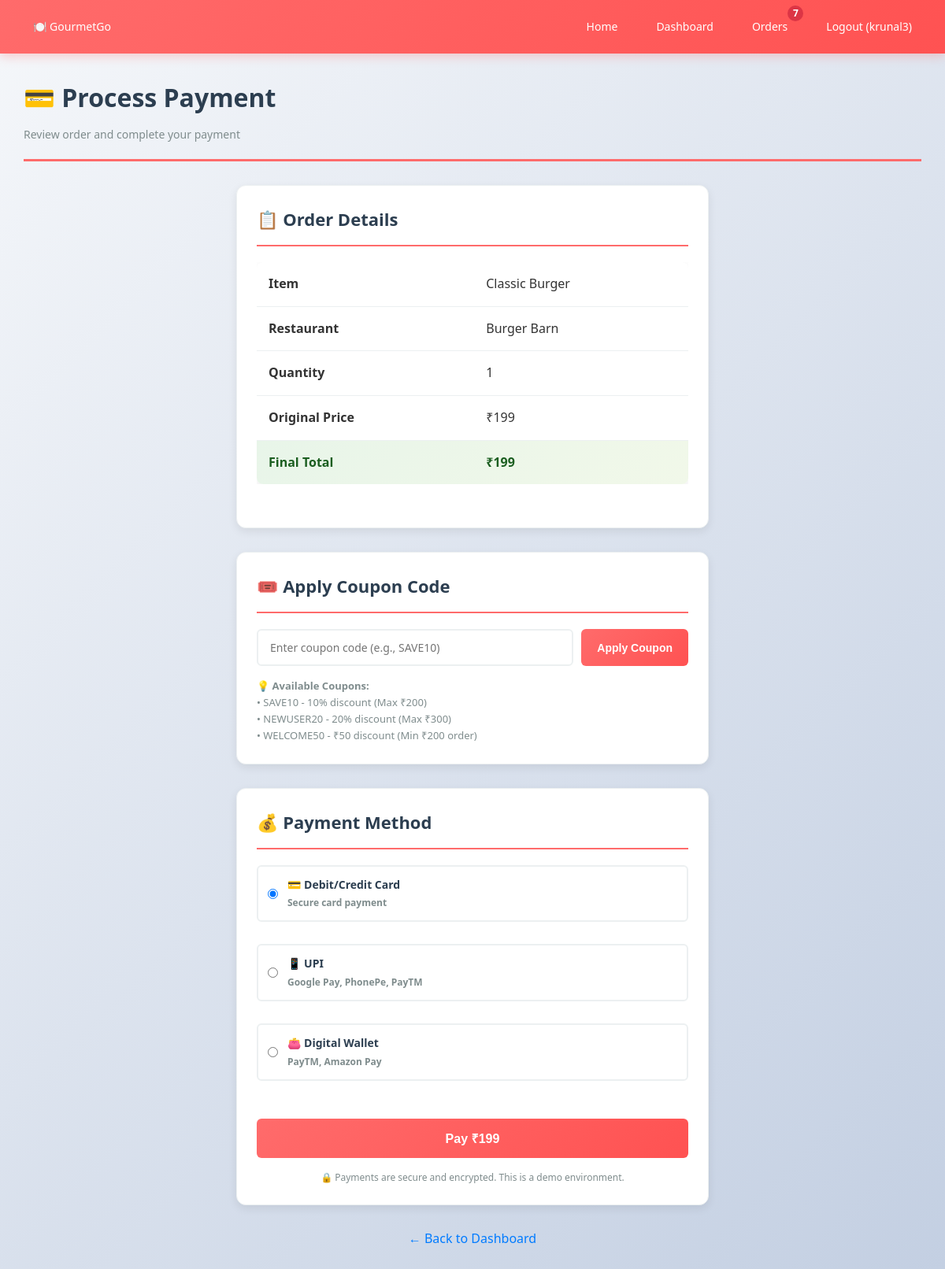
The page /payment/10/ (signed in) on the database its author committed.
### core/models.py (models this page shows, shortened)
class Order(models.Model):
    STATUS_CHOICES = (
        ('pending', 'Pending'),
        ('accepted', 'Accepted'),
        ('out_for_delivery', 'Out for Delivery'),
        ('delivered', 'Delivered'),
    )
    customer = models.ForeignKey(User, on_delete=models.CASCADE)
    restaurant = models.ForeignKey(Restaurant, on_delete=models.CASCADE)
    item = models.ForeignKey(Menu, on_delete=models.CASCADE)
    quantity = models.IntegerField(default=1)
    total_price = models.IntegerField()
    discount = models.IntegerField(default=0)  # Discount amount in rupees
    coupon = models.ForeignKey('Coupon', on_delete=models.SET_NULL, blank=True, null=True)
    status = models.CharField(max_length=30, choices=STATUS_CHOICES, default='pending')
    payment_status = models.BooleanField(default=False)
    created_at = models.DateTimeField(auto_now_add=True)

class Menu(models.Model):
    restaurant = models.ForeignKey(Restaurant, on_delete=models.CASCADE)
    item_name = models.CharField(max_length=100)
    description = models.TextField(blank=True)
    price = models.IntegerField()
    available = models.BooleanField(default=True)

class Restaurant(models.Model):
    owner = models.OneToOneField(User, on_delete=models.CASCADE)
    name = models.CharField(max_length=100)
    location = models.CharField(max_length=200)
    rating = models.FloatField(default=0)

### core/views.py (the view, shortened to what this page needs)
# urls.py: path('payment/<int:order_id>/', views.process_payment, name='process_payment'),
@login_required
def process_payment(request, order_id):
    order = get_object_or_404(Order, id=order_id, customer=request.user)
    return render(request, 'payment/payment.html', {'order': order})

### templates/payment/payment.html (shortened to what this page needs)
{% extends 'base.html' %}
{% block content %}
<div class="page-header">
    <h1>💳 Process Payment</h1>
    <p>Review order and complete your payment</p>
</div>
<div style="max-width: 600px; margin: 0 auto;">
    <div class="section">
        <h2>📋 Order Details</h2>
        <div class="table-container">
            <table>
                <tbody>
                    <tr>
                        <td><strong>Item</strong></td>
                        <td>{{ order.item.item_name }}</td>
                    </tr>
                    <tr>
                        <td><strong>Restaurant</strong></td>
                        <td>{{ order.restaurant.name }}</td>
                    </tr>
                    <tr>
                        <td><strong>Quantity</strong></td>
                        <td>{{ order.quantity }}</td>
                    </tr>
                    <tr>
                        <td><strong>Original Price</strong></td>
                        <td>₹{{ order.total_price }}</td>
                    </tr>
                    <tr class="total-row">
                        <td><strong>Final Total</strong></td>
                        <td>
                            <strong>₹{% widthratio order.total_price 1 1 %}{% if order.discount %}-{{ order.discount }}{% endif %}</strong>
                        </td>
                    </tr>
                </tbody>
            </table>
        </div>
    </div>
    <div class="section">
        <h2>🎟️ Apply Coupon Code</h2>
        <form method="POST">
            <div class="coupon-input-group">
                <input type="text" name="coupon_code" placeholder="Enter coupon code (e.g., SAVE10)" required>
                <button type="submit" class="btn">Apply Coupon</button>
            </div>
        </form>
        <p style="font-size: 13px; color: #7f8c8d; margin-top: 10px;">
            💡 <strong>Available Coupons:</strong>
            <br>• SAVE10 - 10% discount (Max ₹200)
            <br>• NEWUSER20 - 20% discount (Max ₹300)
            <br>• WELCOME50 - ₹50 discount (Min ₹200 order)
        </p>
    </div>
    <div class="section">
        <h2>💰 Payment Method</h2>
        <form method="POST">
            <div class="radio-group">
                <label class="radio-option">
                    <input type="radio" name="payment_method" value="card" checked required>
                    <label style="margin: 0;"><strong>💳 Debit/Credit Card</strong><br><span style="font-size: 12px; color: #7f8c8d;">Secure card payment</span></label>
                </label>
            </div>
            <div class="radio-group">
                <label class="radio-option">
                    <input type="radio" name="payment_method" value="upi" required>
                    <label style="margin: 0;"><strong>📱 UPI</strong><br><span style="font-size: 12px; color: #7f8c8d;">Google Pay, PhonePe, PayTM</span></label>
                </label>
            </div>
            <div class="radio-group">
                <label class="radio-option">
                    <input type="radio" name="payment_method" value="wallet" required>
                    <label style="margin: 0;"><strong>👛 Digital Wallet</strong><br><span style="font-size: 12px; color: #7f8c8d;">PayTM, Amazon Pay</span></label>
                </label>
            </div>
            <button type="submit" class="btn" style="width: 100%; padding: 14px; font-size: 16px; margin-top: 20px;">
                Pay ₹{{ order.total_price|add:order.discount|add:0 }}
            </button>
        </form>
        <p style="text-align: center; margin-top: 15px; color: #7f8c8d; font-size: 12px;">
            🔒 Payments are secure and encrypted. This is a demo environment.
        </p>
    </div>
    <div style="text-align: center; margin-top: 20px;">
        <a href="{% url 'dashboard' %}" style="color: #007bff; text-decoration: none; font-weight: 500;">← Back to Dashboard</a>
    </div>
</div>
{% endblock %}

### templates/base.html (shortened to what this page needs)
<!DOCTYPE html>
<html lang="en">
<head>
    {% load static %}
    <link rel="stylesheet" href="{% static 'core/css/style.css' %}">
</head>
<body>
<nav class="nav">
    <a href="/" class="nav-brand">🍽️ GourmetGo</a>
    <div class="nav-links">
        <a href="/">Home</a>
        {% if user.is_authenticated %}
            <a href="{% url 'dashboard' %}">Dashboard</a>
            {% if user.profile.role == 'customer' %}
                <a href="{% url 'my_orders' %}" style="position: relative;">
                    Orders
                    {% with pending_orders=user.order_set.all|dictsort:"status"|length %}
                        {% if pending_orders %}
                        <span style="position: absolute; top: -8px; right: -8px; background: #dc3545; color: white; border-radius: 50%; width: 20px; height: 20px; display: flex; align-items: center; justify-content: center; font-size: 12px; font-weight: bold;">{{ pending_orders }}</span>
                        {% endif %}
                    {% endwith %}
                </a>
            {% endif %}
            <a href="{% url 'logout' %}">Logout ({{ user.username }})</a>
        {% else %}
            <a href="{% url 'login' %}">Login</a>
            <a href="{% url 'register' %}">Register</a>
        {% endif %}
    </div>
</nav>
<div class="container">
    {% block content %}{% endblock %}
</div>
</body>
</html>

### static/core/css/style.css (style rules this page uses)
* { margin: 0; padding: 0; box-sizing: border-box; }
body { font-family: 'Segoe UI', Tahoma, Geneva, Verdana, sans-serif; background: linear-gradient(135deg, #f5f7fa 0%, #c3cfe2 100%); color: #333; line-height: 1.6; min-height: 100vh; }
html { scroll-behavior: smooth; }
.nav { background: linear-gradient(135deg, #ff6b6b 0%, #ff5252 100%); color: white; padding: 15px 30px; display: flex; justify-content: space-between; align-items: center; box-shadow: 0 4px 12px rgba(255, 107, 107, 0.3); position: sticky; top: 0; z-index: 100; }
.nav-brand { font-size: 24px; font-weight: bold; text-decoration: none; color: white; }
.nav-links { display: flex; gap: 25px; }
.nav a { color: white; text-decoration: none; font-size: 14px; font-weight: 500; transition: all 0.3s ease; padding: 8px 12px; border-radius: 4px; position: relative; }
.container { padding: 30px; max-width: 1200px; margin: 0 auto; }
.page-header { margin-bottom: 30px; padding-bottom: 20px; border-bottom: 3px solid #ff6b6b; }
.page-header h1 { font-size: 32px; color: #2c3e50; margin-bottom: 10px; }
.page-header p { color: #7f8c8d; font-size: 14px; }
.btn { display: inline-block; background: linear-gradient(135deg, #ff6b6b 0%, #ff5252 100%); color: white; padding: 10px 20px; border-radius: 6px; text-decoration: none; font-weight: 600; font-size: 14px; transition: all 0.3s ease; border: none; cursor: pointer; }
label { display: block; margin-bottom: 8px; font-weight: 600; color: #2c3e50; font-size: 14px; }
input[type="text"], input[type="email"], input[type="password"], input[type="number"], input[type="datetime-local"], textarea, select { width: 100%; padding: 12px 15px; border: 2px solid #ecf0f1; border-radius: 6px; font-size: 14px; font-family: inherit; transition: all 0.3s ease; }
.table-container { overflow-x: auto; margin-bottom: 30px; }
table { width: 100%; border-collapse: collapse; background: white; border-radius: 8px; overflow: hidden; box-shadow: 0 4px 12px rgba(0, 0, 0, 0.08); }
td { padding: 15px; border-bottom: 1px solid #ecf0f1; }
tbody tr { transition: all 0.2s ease; }
tbody tr:last-child td { border-bottom: none; }
.section { background: white; padding: 25px; border-radius: 12px; margin-bottom: 30px; box-shadow: 0 4px 12px rgba(0, 0, 0, 0.08); border: 1px solid #ecf0f1; }
.section h2 { color: #2c3e50; font-size: 22px; margin-bottom: 20px; padding-bottom: 15px; border-bottom: 2px solid #ff6b6b; }
.total-row { background: linear-gradient(135deg, #e8f5e9 0%, #f1f8e9 100%); font-weight: bold; font-size: 16px; color: #1b5e20; }
.coupon-input-group { display: flex; gap: 10px; margin-bottom: 15px; }
.coupon-input-group input { flex: 1; }
.radio-group { display: flex; flex-direction: column; gap: 12px; margin-bottom: 20px; }
.radio-option { display: flex; align-items: center; padding: 12px; border: 2px solid #ecf0f1; border-radius: 6px; cursor: pointer; transition: all 0.3s ease; }
.radio-option input[type="radio"] { margin-right: 12px; width: auto; cursor: pointer; }
.radio-option label { margin: 0; cursor: pointer; flex: 1; }

### rows shown on the page
Order: item.item_name "Classic Burger", restaurant.name "Burger Barn", quantity "1", total_price "199", total_price|add "199"

### other values the page prints
{{ pending_orders }} "7"
{{ user.username }} "krunal3"
